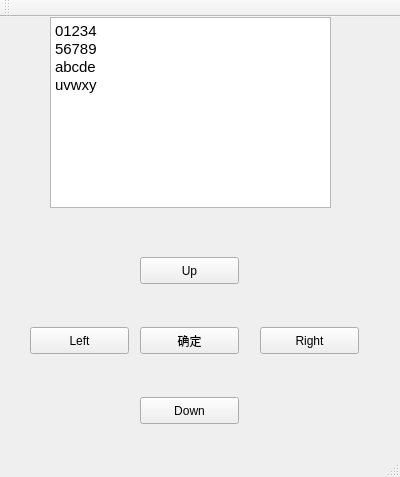
<?xml version="1.0" encoding="UTF-8"?>
<ui version="4.0">
 <class>MainWindow</class>
 <widget class="QMainWindow" name="MainWindow">
  <property name="geometry">
   <rect>
    <x>0</x>
    <y>0</y>
    <width>400</width>
    <height>477</height>
   </rect>
  </property>
  <property name="windowTitle">
   <string>MainWindow</string>
  </property>
  <widget class="QWidget" name="centralWidget">
   <widget class="QPushButton" name="pushButtonLeft">
    <property name="geometry">
     <rect>
      <x>30</x>
      <y>310</y>
      <width>99</width>
      <height>27</height>
     </rect>
    </property>
    <property name="text">
     <string>Left</string>
    </property>
   </widget>
   <widget class="QPushButton" name="pushButtonRight">
    <property name="geometry">
     <rect>
      <x>260</x>
      <y>310</y>
      <width>99</width>
      <height>27</height>
     </rect>
    </property>
    <property name="text">
     <string>Right</string>
    </property>
   </widget>
   <widget class="QPushButton" name="pushButtonUp">
    <property name="geometry">
     <rect>
      <x>140</x>
      <y>240</y>
      <width>99</width>
      <height>27</height>
     </rect>
    </property>
    <property name="text">
     <string>Up</string>
    </property>
   </widget>
   <widget class="QPushButton" name="pushButtonDown">
    <property name="geometry">
     <rect>
      <x>140</x>
      <y>380</y>
      <width>99</width>
      <height>27</height>
     </rect>
    </property>
    <property name="focusPolicy">
     <enum>Qt::WheelFocus</enum>
    </property>
    <property name="inputMethodHints">
     <set>Qt::ImhNone</set>
    </property>
    <property name="text">
     <string>Down</string>
    </property>
   </widget>
   <widget class="QPushButton" name="pushButtonOk">
    <property name="geometry">
     <rect>
      <x>140</x>
      <y>310</y>
      <width>99</width>
      <height>27</height>
     </rect>
    </property>
    <property name="text">
     <string>确定</string>
    </property>
   </widget>
   <widget class="QTextEdit" name="textEdit">
    <property name="geometry">
     <rect>
      <x>50</x>
      <y>0</y>
      <width>281</width>
      <height>191</height>
     </rect>
    </property>
    <property name="html">
     <string>&lt;!DOCTYPE HTML PUBLIC &quot;-//W3C//DTD HTML 4.0//EN&quot; &quot;http://www.w3.org/TR/REC-html40/strict.dtd&quot;&gt;
&lt;html&gt;&lt;head&gt;&lt;meta name=&quot;qrichtext&quot; content=&quot;1&quot; /&gt;&lt;style type=&quot;text/css&quot;&gt;
p, li { white-space: pre-wrap; }
&lt;/style&gt;&lt;/head&gt;&lt;body style=&quot; font-family:'Ubuntu'; font-size:11pt; font-weight:400; font-style:normal;&quot;&gt;
&lt;p style=&quot; margin-top:0px; margin-bottom:0px; margin-left:0px; margin-right:0px; -qt-block-indent:0; text-indent:0px;&quot;&gt;01234&lt;/p&gt;
&lt;p style=&quot; margin-top:0px; margin-bottom:0px; margin-left:0px; margin-right:0px; -qt-block-indent:0; text-indent:0px;&quot;&gt;56789&lt;/p&gt;
&lt;p style=&quot; margin-top:0px; margin-bottom:0px; margin-left:0px; margin-right:0px; -qt-block-indent:0; text-indent:0px;&quot;&gt;abcde&lt;/p&gt;
&lt;p style=&quot; margin-top:0px; margin-bottom:0px; margin-left:0px; margin-right:0px; -qt-block-indent:0; text-indent:0px;&quot;&gt;uvwxy&lt;/p&gt;&lt;/body&gt;&lt;/html&gt;</string>
    </property>
   </widget>
  </widget>
  <widget class="QMenuBar" name="menuBar">
   <property name="geometry">
    <rect>
     <x>0</x>
     <y>0</y>
     <width>400</width>
     <height>25</height>
    </rect>
   </property>
  </widget>
  <widget class="QToolBar" name="mainToolBar">
   <attribute name="toolBarArea">
    <enum>TopToolBarArea</enum>
   </attribute>
   <attribute name="toolBarBreak">
    <bool>false</bool>
   </attribute>
  </widget>
  <widget class="QStatusBar" name="statusBar"/>
 </widget>
 <layoutdefault spacing="6" margin="11"/>
 <resources/>
 <connections/>
</ui>
